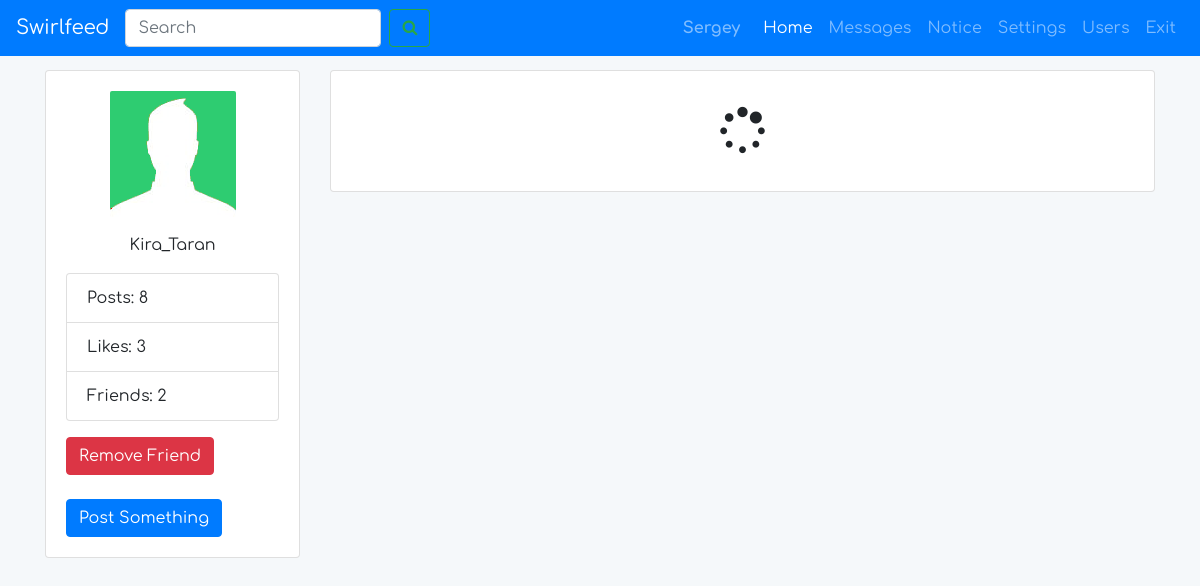
/profile.php?profile_uniqueid=id955072364 (signed in), run on an earlier commit of the app's database.
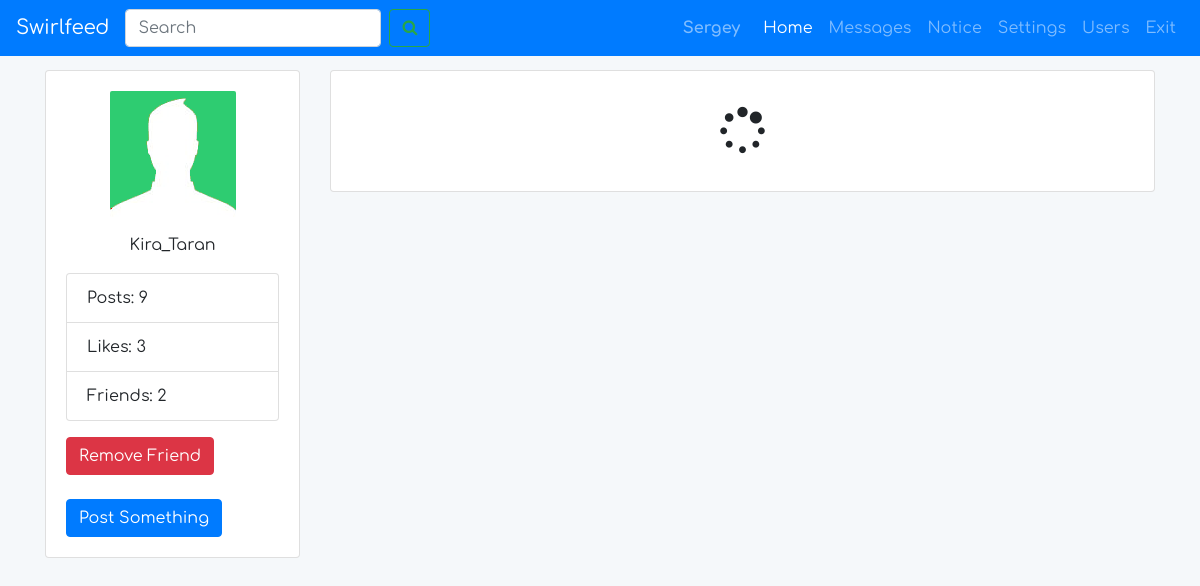
And on a later commit of the database.
### tables this page shows
CREATE TABLE `users` (
  `id` int(11) UNSIGNED NOT NULL,
  `unique_id` varchar(255) NOT NULL,
  `first_name` varchar(25) NOT NULL,
  `last_name` varchar(25) NOT NULL,
  `username` varchar(100) NOT NULL,
  `email` varchar(100) NOT NULL,
  `password` varchar(255) NOT NULL,
  `signup_date` date NOT NULL,
  `profile_pic` varchar(255) NOT NULL,
  `num_posts` int(11) NOT NULL,
  `num_likes` int(11) NOT NULL,
  `user_closed` varchar(3) NOT NULL,
  `friend_array` text NOT NULL
);

### classes/DB.php (called while the page is built)
<?php
class DB {
  private static function connect()
  {
    $pdo = new PDO('mysql:host=localhost;dbname=SocialNetworkFB;charset=utf8', 'root', '');
    $pdo->setAttribute(PDO::ATTR_ERRMODE, PDO::ERRMODE_EXCEPTION);
    return $pdo;
  }
  public static function query($query, $params = [])
  {
    $statement = self::connect()->prepare($query);
    $statement->execute($params);
    if (explode(' ', $query)[0] == 'SELECT') {
      $data = $statement->fetchAll(PDO::FETCH_ASSOC);
      return $data;
    }
  }
}

### classes/User.php (called while the page is built, shortened)
<?php
class User
{
  private $user;
  public function __construct($user)
  {
    $this->user = DB::query('SELECT * FROM users WHERE id=:userid', [':userid' => $user])[0];
  }
  public function isFriend($userIdToCheck)
  {
   $userIdComma = ',' . $userIdToCheck . ',';
   if ((strstr($this->user['friend_array'], $userIdComma) || $userIdToCheck == $this->user['id'])) {
     return true;
   } else {
     return false;
   }
  }
}

### profile.php (the view, shortened to what this page needs)
<?php
require __DIR__ . '/includes/header.php';
if (isset($_GET['profile_uniqueid'])) {
  $uniqueId = $_GET['profile_uniqueid'];
  $userObj = DB::query('SELECT * FROM users WHERE unique_id = ?', [$uniqueId])[0];
  $numFriends = (substr_count($user['friend_array'], ',')) - 1;
}
?>
  <section class="user-details">
    <div class="container">
      <div class="row">
        <div class="col-md-3">
          <div class="card">
            <div class="card-body">
              <div class="user-details__main-img mb-3">
                <img src="<?php echo $userObj['profile_pic']; ?>" alt="<?php echo $userObj['username'];?>">
              </div>
              <p class="text-center"><?php echo $userObj['username'];?></p>
              <ul class="list-group mb-3">
                <li class="list-group-item">Posts: <?php echo $userObj['num_posts']; ?></li>
                <li class="list-group-item">Likes: <?php echo $userObj['num_likes']; ?></li>
                <li class="list-group-item">Friends: <?php echo $numFriends; ?></li>
              </ul>
              <div>
                <form action="<?php echo $uniqueId?>" method="post">
                  <?php
                  $profileUser = new User($userObj['id']);
                  $loggedInUser = new User($_SESSION['user_id']);
                  if ($userUniqueId != $uniqueId) {
                    if ($loggedInUser->isFriend($userObj['id'])) {
                      echo '<input type="submit" name="remove_friend" class="btn btn-danger" value="Remove Friend"><br><br>';
                    } else if ($loggedInUser->didReceiveRequest($userObj['id'])) {
                      echo '<input type="submit" name="respond_request" class="btn btn-warning" value="Respond to request"><br><br>';
                    } else if ($loggedInUser->didSendRequest($userObj['id'])) {
                      echo '<input type="submit" name="" class="btn btn-primary" value="Respond Sent"><br><br>';
                    } else {
                      echo '<input type="submit" name="add_friend" class="btn btn-success" value="Add friend"><br><br>';
                    }
                  }
                  ?>
                </form>
                <input type="submit" class="btn btn-primary" data-toggle="modal" data-target="#exampleModal" value="Post Something">
              </div>
            </div>
          </div>
        </div>
        <div class="col-md-9">
          <div class="card mb-3">
            <div class="card-body">
              <div class="text-center m-3">
                <i id="loading" class="fa fa-spinner fa-3x fa-spin"></i>
              </div>
            </div>
          </div>
        </div>
      </div>
    </div>
  </section>
<?php
require __DIR__ . '/includes/footer-profile.php';
?>

### includes/header.php (shortened to what this page needs)
<?php
if (isset($_SESSION['username'])) {
  $userUniqueId = $_SESSION['unique_id'];
  $userEmail = $_SESSION['log_email'];
  $user = DB::query('SELECT * FROM users WHERE email=:email', [':email' => $userEmail])[0];
} else {
  header("Location: /register.php");
}
?><!doctype html>
<html lang="en">
<head>
  <link rel="stylesheet" href="/assets/css/bootstrap.css">
  <link rel="stylesheet" href="/assets/css/fontAweasome.css">
  <link rel="stylesheet" href="/assets/css/fonts.css">
  <link rel="stylesheet" href="/assets/css/style.css">
</head>
<body>
<header>
  <nav class="navbar navbar-expand-lg navbar-dark bg-primary fixed-top">
    <a class="navbar-brand" href="/">Swirlfeed</a>
    <div class="collapse navbar-collapse" id="navbarSupportedContent">
      <form class="form-inline my-2 my-lg-0 mr-auto">
        <input class="form-control mr-sm-2" type="search" placeholder="Search" aria-label="Search">
        <button class="btn btn-outline-success my-2 my-sm-0" type="submit"><i class="fa fa-search"></i></button>
      </form>
      <div class="userName">
        <a href="<?php echo $user['unique_id']; ?>"><?php echo $user['first_name']; ?></a>
      </div>
      <ul class="navbar-nav">
        <li class="nav-item active">
          <a class="nav-link" href="/">Home <span class="sr-only">(current)</span></a>
        </li>
        <li class="nav-item">
          <a class="nav-link" href="#">Messages</a>
        </li>
        <li class="nav-item">
          <a class="nav-link" href="#">Notice</a>
        </li>
        <li class="nav-item">
          <a class="nav-link" href="#">Settings</a>
        </li>
        <li class="nav-item">
          <a class="nav-link" href="requests.php">Users</a>
        </li>
        <li class="nav-item">
          <a class="nav-link" href="/logout.php">Exit</a>
        </li>
      </ul>
    </div>
  </nav>
</header>

### includes/footer-profile.php (shortened to what this page needs)
</body>
</html>

### assets/css/style.css (style rules this page uses)
body { font-family: 'ComfortaaRegularGoogle'; margin-top: 70px; background-color: #F5F8FA; }
.userName { font-family: 'ComfortaaBoldGoogle'; margin-right: 15px; }
img { max-width: 100%; }
.user-details__main-img { text-align: center; }
.user-details__main-img img { border-radius: 2px; }
.userName a { color: rgba(255, 255, 255, 0.5); }

What changed in the data, as far as the page shows it:
changed users "Kira_Taran": num_posts "8" → "9"
